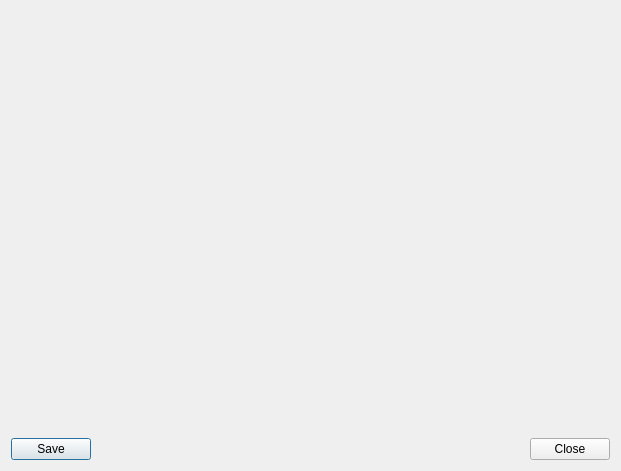
<?xml version="1.0" encoding="UTF-8"?>
<ui version="4.0">
 <class>CalibrationDialog</class>
 <widget class="QDialog" name="CalibrationDialog">
  <property name="geometry">
   <rect>
    <x>0</x>
    <y>0</y>
    <width>621</width>
    <height>471</height>
   </rect>
  </property>
  <property name="windowTitle">
   <string>Calibration</string>
  </property>
  <layout class="QHBoxLayout" name="horizontalLayout_4">
   <item>
    <layout class="QVBoxLayout" name="verticalLayout">
     <item>
      <layout class="QHBoxLayout" name="lyCalibWid">
       <item>
        <spacer name="verticalSpacer">
         <property name="orientation">
          <enum>Qt::Vertical</enum>
         </property>
         <property name="sizeHint" stdset="0">
          <size>
           <width>20</width>
           <height>40</height>
          </size>
         </property>
        </spacer>
       </item>
      </layout>
     </item>
     <item>
      <layout class="QHBoxLayout" name="horizontalLayout_3">
       <item>
        <widget class="QPushButton" name="pbSave">
         <property name="text">
          <string>Save</string>
         </property>
        </widget>
       </item>
       <item>
        <spacer name="horizontalSpacer">
         <property name="orientation">
          <enum>Qt::Horizontal</enum>
         </property>
         <property name="sizeHint" stdset="0">
          <size>
           <width>40</width>
           <height>20</height>
          </size>
         </property>
        </spacer>
       </item>
       <item>
        <widget class="QPushButton" name="pbClose">
         <property name="text">
          <string>Close</string>
         </property>
        </widget>
       </item>
      </layout>
     </item>
    </layout>
   </item>
  </layout>
 </widget>
 <resources/>
 <connections>
  <connection>
   <sender>pbClose</sender>
   <signal>clicked()</signal>
   <receiver>CalibrationDialog</receiver>
   <slot>accept()</slot>
   <hints>
    <hint type="sourcelabel">
     <x>593</x>
     <y>449</y>
    </hint>
    <hint type="destinationlabel">
     <x>458</x>
     <y>446</y>
    </hint>
   </hints>
  </connection>
 </connections>
</ui>
